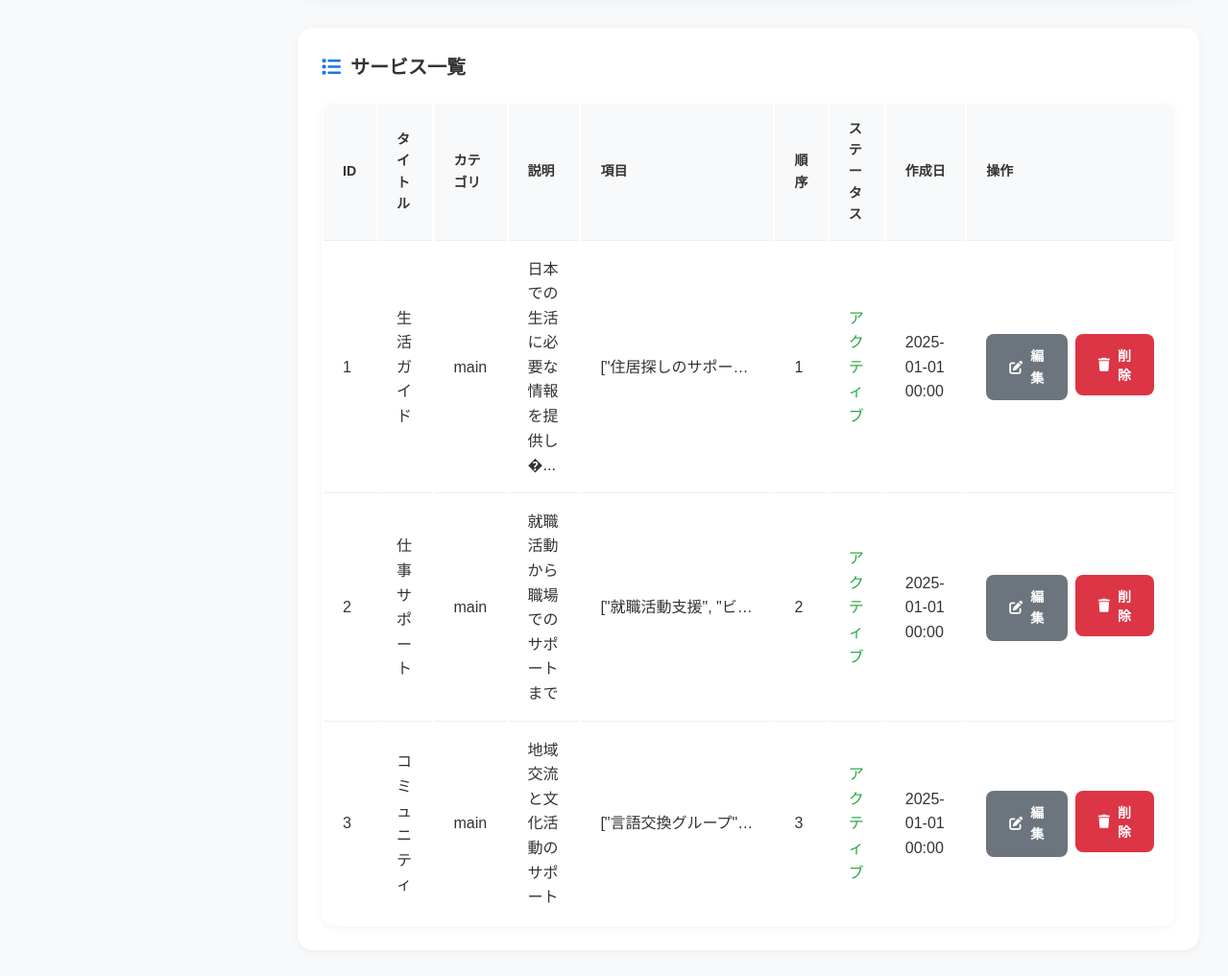
The page /admin/manage_services.php (signed in, lower part) on the database as committed earlier.
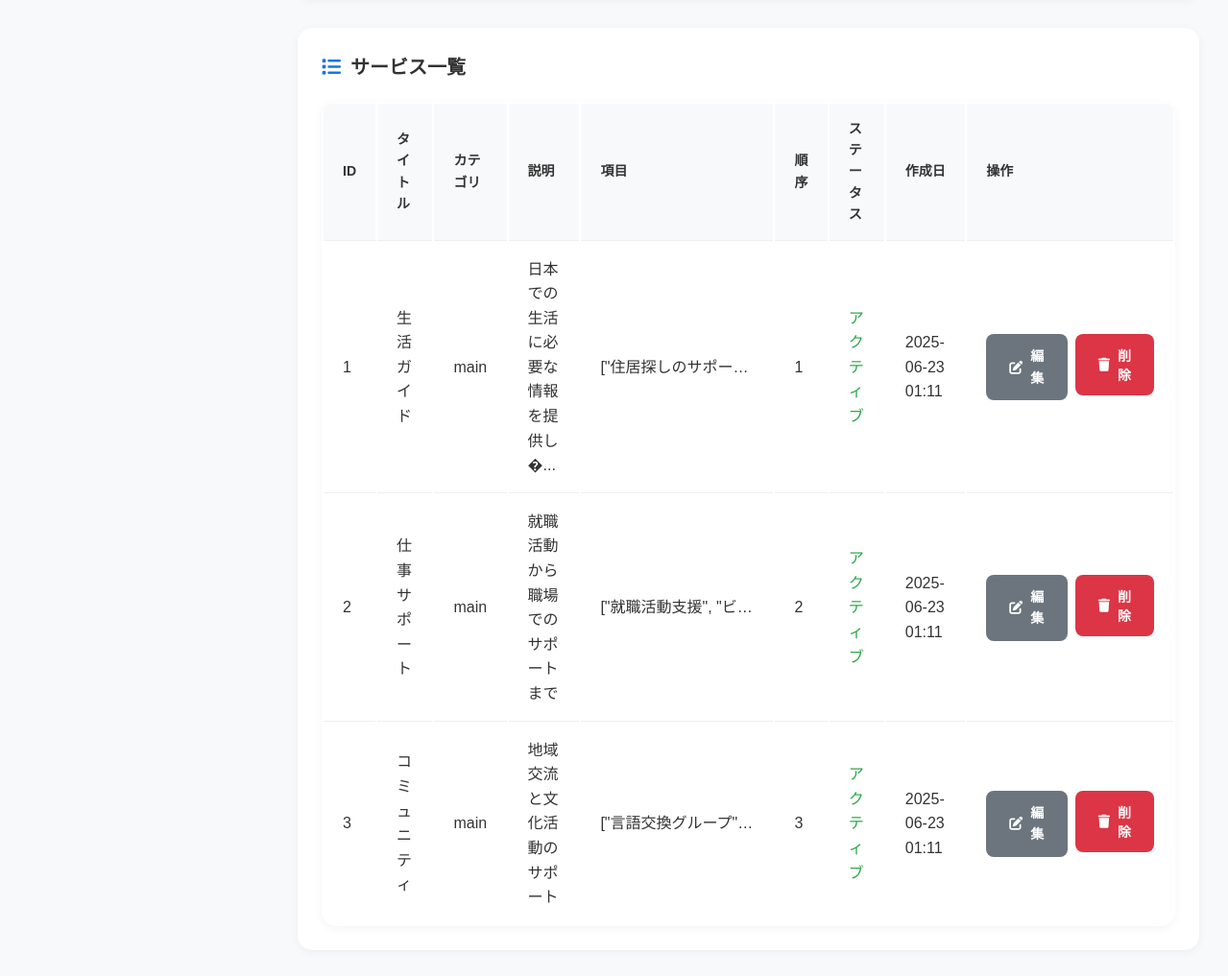
The same page on the database as committed later.
### tables this page shows
CREATE TABLE `services` (
  `id` int(11) NOT NULL,
  `title` varchar(100) NOT NULL,
  `description` text DEFAULT NULL,
  `status` enum('active','inactive') DEFAULT 'active',
  `created_at` timestamp NOT NULL DEFAULT current_timestamp(),
  `updated_at` timestamp NOT NULL DEFAULT current_timestamp() ON UPDATE current_timestamp(),
  `icon` varchar(255) DEFAULT NULL,
  `category` varchar(50) DEFAULT NULL,
  `items` text DEFAULT NULL,
  `link` varchar(255) DEFAULT NULL,
  `order_number` int(11) DEFAULT 0
);

### admin/manage_services.php (the view, shortened to what this page needs)
<?php
require_once '../models/db.php';
try {
    $stmt = $pdo->query("SELECT * FROM services ORDER BY order_number ASC, created_at DESC");
    $services = $stmt->fetchAll();
} catch(PDOException $e) {
    $error = 'データ取得エラーが発生しました: ' . $e->getMessage();
    $services = [];
}
?>
<!DOCTYPE html>
<html lang="ja">
<head>
    <link rel="stylesheet" href="../css/style.css">
    <link rel="stylesheet" href="https://cdnjs.cloudflare.com/ajax/libs/font-awesome/6.5.1/css/all.min.css">
</head>
<body>
    <div class="admin-container">
        <div class="main-content">
            <div class="form-section">
                <h2><i class="fas fa-list"></i>サービス一覧</h2>
                <table class="services-table">
                    <thead>
                        <tr>
                            <th>ID</th>
                            <th>タイトル</th>
                            <th>カテゴリ</th>
                            <th>説明</th>
                            <th>項目</th>
                            <th>順序</th>
                            <th>ステータス</th>
                            <th>作成日</th>
                            <th>操作</th>
                        </tr>
                    </thead>
                    <tbody>
                        <?php if (empty($services)): ?>
                            <tr>
                                <td colspan="9" style="text-align: center; padding: 40px; color: #666;">
                                    まだサービスがありません。
                                </td>
                            </tr>
                        <?php else: ?>
                            <?php foreach ($services as $service): ?>
                                <tr>
                                    <td><?php echo $service['id']; ?></td>
                                    <td><?php echo htmlspecialchars($service['title']); ?></td>
                                    <td><?php echo htmlspecialchars($service['category']); ?></td>
                                    <td><?php echo htmlspecialchars(substr($service['description'], 0, 50)) . (strlen($service['description']) > 50 ? '...' : ''); ?></td>
                                    <td class="items-preview"><?php echo htmlspecialchars($service['items']); ?></td>
                                    <td><?php echo $service['order_number']; ?></td>
                                    <td class="<?php echo $service['status'] === 'active' ? 'status-active' : 'status-inactive'; ?>">
                                        <?php echo $service['status'] === 'active' ? 'アクティブ' : '非アクティブ'; ?>
                                    </td>
                                    <td><?php echo date('Y-m-d H:i', strtotime($service['created_at'])); ?></td>
                                    <td>
                                        <div class="action-buttons">
                                            <a href="?edit=<?php echo $service['id']; ?>" class="btn btn-secondary">
                                                <i class="fas fa-edit"></i>編集
                                            </a>
                                            <form method="POST" action="" style="display: inline;" onsubmit="return confirm('本当に削除しますか？');">
                                                <button type="submit" class="btn btn-danger">
                                                    <i class="fas fa-trash"></i>削除
                                                </button>
                                            </form>
                                        </div>
                                    </td>
                                </tr>
                            <?php endforeach; ?>
                        <?php endif; ?>
                    </tbody>
                </table>
            </div>
        </div>
    </div>
</body>
</html>

Rows that differ between the two databases and show on the page:
changed services "生活ガイド": created_at "2025-01-01 00:00" → "2025-06-23 01:11"
changed services "仕事サポート": created_at "2025-01-01 00:00" → "2025-06-23 01:11"
changed services "コミュニティ": created_at "2025-01-01 00:00" → "2025-06-23 01:11"
